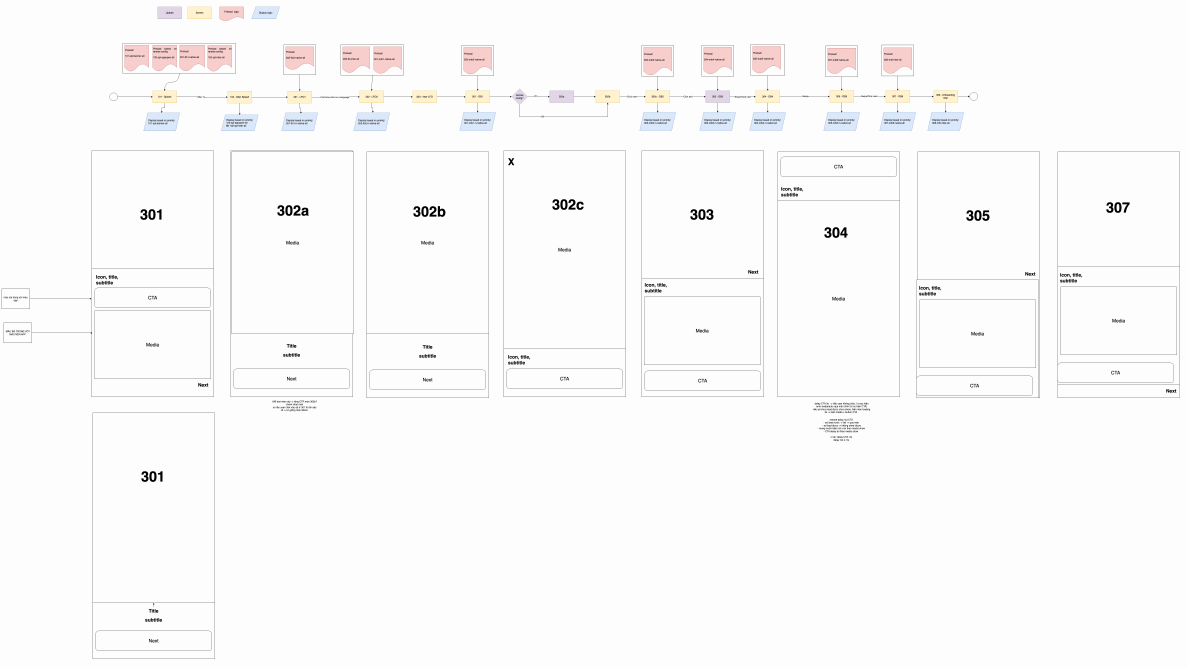
#> input picture .claude/skills/ads-board/sources/first-open/wireframes/V1.5.0.png, 5939 x 3335 px (shown at 1/5 size)
$ python extract_palette.py ../../ads-board/sources/first-open/wireframes/V1.5.0.png
#> lines starting #> are read from the running program, lines starting #| are printed output that depends on the picture
#!/usr/bin/env python3
"""
extract_palette.py — Measure the colour palette of a reference screenshot so style values are estimated, not eyeballed.

Output for each colour: hex, area share, lightness, saturation, a role hint
(background / surface / text / accent / muted), the px → pt/dp scale and WCAG contrast of the main pairs.
Values are "estimated": round-trip them through the Style brief with that confidence.

Requires: Python 3, Pillow, numpy  (pip install pillow numpy)

Usage:
  python3 extract_palette.py ref.png
  python3 extract_palette.py ref.png --min-share 0.2           # keep tiny accents (default drops < 0.5%)
  python3 extract_palette.py ref.png --points 393              # device width in pt/dp → scale factor
  python3 extract_palette.py ref.png --colors 10 --crop 0,140,1179,2000
  python3 extract_palette.py ref.png --json                    # machine-readable result

Exit code: 0 = ok, 1 = cannot read the image.
"""
import argparse
import colorsys
import json
import sys

try:
    import numpy as np
    from PIL import Image
except ImportError:
    sys.stderr.write("extract_palette.py needs Pillow and numpy: pip install pillow numpy\n")
    sys.exit(1)

SAMPLE_SIDE = 256
KMEANS_ROUNDS = 20
MERGE_DISTANCE = 12.0
NEUTRAL_LIGHTNESS = (3, 97)


def load_pixels(path, crop):
    image = Image.open(path).convert("RGBA")
    width, height = image.size
    if crop:
        x, y, w, h = crop
        image = image.crop((x, y, x + w, y + h))
    sample = image.copy()
    sample.thumbnail((SAMPLE_SIDE, SAMPLE_SIDE), Image.NEAREST)
    data = np.asarray(sample, dtype=np.float64).reshape(-1, 4)
    opaque = data[data[:, 3] > 200][:, :3]
    return opaque, width, height


def kmeans(pixels, count, seed=7):
    rng = np.random.default_rng(seed)
    unique = np.unique(pixels.round(), axis=0)
    count = max(1, min(count, len(unique)))
    centers = [pixels[rng.integers(len(pixels))]]
    for _ in range(1, count):
        distance = np.min([np.sum((pixels - c) ** 2, axis=1) for c in centers], axis=0)
        total = distance.sum()
        if total == 0:
            break
        centers.append(pixels[rng.choice(len(pixels), p=distance / total)])
    centers = np.array(centers)
    for _ in range(KMEANS_ROUNDS):
        labels = np.argmin(((pixels[:, None, :] - centers[None, :, :]) ** 2).sum(axis=2), axis=1)
        moved = np.array([pixels[labels == i].mean(axis=0) if np.any(labels == i) else centers[i] for i in range(len(centers))])
        if np.allclose(moved, centers, atol=0.5):
            centers = moved
            break
        centers = moved
    labels = np.argmin(((pixels[:, None, :] - centers[None, :, :]) ** 2).sum(axis=2), axis=1)
    shares = np.bincount(labels, minlength=len(centers)) / len(pixels)
    return centers, shares


def drop_small(entries, min_share):
    kept = [e for e in entries if e["share"] * 100 >= min_share] or entries[:1]
    total = sum(e["share"] for e in kept)
    for entry in kept:
        entry["share"] /= total
    return kept


def merge_close(centers, shares):
    merged = []
    for center, share in sorted(zip(centers, shares), key=lambda item: -item[1]):
        for entry in merged:
            if np.linalg.norm(entry["rgb"] - center) < MERGE_DISTANCE:
                total = entry["share"] + share
                entry["rgb"] = (entry["rgb"] * entry["share"] + center * share) / total
                entry["share"] = total
                break
        else:
            merged.append({"rgb": np.array(center, dtype=np.float64), "share": float(share)})
    return [entry for entry in merged if entry["share"] > 0]


def to_hex(rgb):
    return "#" + "".join(f"{int(round(max(0, min(255, v)))):02X}" for v in rgb)


def relative_luminance(rgb):
    channels = []
    for value in rgb / 255.0:
        channels.append(value / 12.92 if value <= 0.03928 else ((value + 0.055) / 1.055) ** 2.4)
    r, g, b = channels
    return 0.2126 * r + 0.7152 * g + 0.0722 * b


def contrast(a, b):
    la, lb = relative_luminance(a), relative_luminance(b)
    high, low = max(la, lb), min(la, lb)
    return (high + 0.05) / (low + 0.05)


def describe(entries):
    background = entries[0]
    for entry in entries:
        h, l, s = colorsys.rgb_to_hls(*(entry["rgb"] / 255.0))
        entry["hue"] = round(h * 360)
        entry["lightness"] = round(l * 100)
        neutral = not (NEUTRAL_LIGHTNESS[0] < entry["lightness"] < NEUTRAL_LIGHTNESS[1])
        entry["saturation"] = 0 if neutral else round(s * 100)
    for index, entry in enumerate(entries):
        ratio = contrast(entry["rgb"], background["rgb"])
        if index == 0:
            role = "background"
        elif entry["saturation"] >= 45 and 20 <= entry["lightness"] <= 80:
            role = "accent"
        elif ratio >= 4.5:
            role = "text"
        elif ratio < 1.6:
            role = "surface"
        else:
            role = "muted"
        entry["role"] = role
        entry["contrastOnBackground"] = round(ratio, 2)
    return entries


def pairs(entries):
    result = []
    texts = [e for e in entries if e["role"] in ("text", "accent", "muted")]
    grounds = [e for e in entries if e["role"] in ("background", "surface")]
    for text in texts:
        for ground in grounds:
            ratio = contrast(text["rgb"], ground["rgb"])
            result.append({
                "fg": to_hex(text["rgb"]),
                "bg": to_hex(ground["rgb"]),
                "ratio": round(ratio, 2),
                "body": "pass" if ratio >= 4.5 else ("large-only" if ratio >= 3 else "fail"),
            })
    return sorted(result, key=lambda item: -item["ratio"])


# [5 lines left out: function parse_crop, not called in this run]


def main():
    parser = argparse.ArgumentParser(description="Measure the colour palette of a reference screenshot.")
    parser.add_argument("image")
    parser.add_argument("--colors", type=int, default=8, help="clusters before merging (default 8)")
    parser.add_argument("--points", type=float, help="device width in pt/dp, e.g. 393 (iPhone) or 412 (Android)")
    parser.add_argument("--crop", type=parse_crop, help="x,y,w,h in image pixels, e.g. to drop the status bar or a photo")
    parser.add_argument("--min-share", type=float, default=0.5, help="drop colours under this %% of the area, e.g. anti-aliased edges (default 0.5)")
    parser.add_argument("--json", action="store_true")
    args = parser.parse_args()

    try:
        pixels, width, height = load_pixels(args.image, args.crop)
#> in load_pixels, `sample.thumbnail((SAMPLE_SIDE, SAMPLE_SIDE), Image.NEAREST)`:
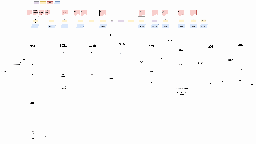
#> sample: PIL image 256x144 RGBA; mean R, G, B, A 251.3, 251, 251, 255
#> width = 5939; height = 3335
    except (OSError, ValueError) as error:
        sys.stderr.write(f"cannot read {args.image}: {error}\n")
        return 1
    if len(pixels) == 0:
        sys.stderr.write("no opaque pixels to measure\n")
        return 1

    centers, shares = kmeans(pixels, args.colors)
#> in kmeans, `unique = np.unique(pixels.round(), axis=0)`: unique = 55 rows, first 8: [0, 0, 0], [12, 11, 12], [13, 13, 13], [16, 16, 16], [23, 23, 23], [31, 31, 31], [32, 32, 32], [43, 42, 42]
#> in kmeans, `count = max(1, min(count, len(unique)))`: count = 8
#> in kmeans, `centers = [pixels[rng.integers(len(pixels))]]`: centers = [[253, 253, 253]]
#> the loop in kmeans, `for _ in range(1, count):` made 7 passes
#> total on passes 1 to 7: 34260613, 25157045, 3202407, 1871638, 1527468, 901489, 847873
#> after the loop in kmeans, `for _ in range(1, count):`: centers = [[253, 253, 253], [231, 227, 220], [43, 42, 42], [148, 144, 142], [248, 206, 204], [0, 0, 0], [214, 182, 86], [218, 232, 252]]
#> in kmeans, `shares = np.bincount(labels, minlength=len(centers)) / len(pixels)`: shares = [0.971, 0.00363, 0.001, 0.0022, 0.00968, 0.00347, 0.000163, 0.00871]
#> centers = [[253, 253, 253], [255, 241.9, 203.9], [66.43, 64.81, 65.38], [148.6, 133.4, 137.6], [246.7, 205.9, 203.9], [2.26, 2.24, 2.26], [214, 182, 86], [218.5, 229.7, 249.4]]
    entries = describe(drop_small(merge_close(centers, shares), args.min_share))
#> the loop in merge_close, `for center, share in sorted(zip(centers, shares), key=lambda item: -it..` made 8 passes
#> (center, share) on passes 1 to 8: ([253, 253, 253], 0.971), ([246.7, 205.9, 203.9], 0.00968), ([218.5, 229.7, 249.4], 0.00871), ([255, 241.9, 203.9], 0.00363), ([2.26, 2.24, 2.26], 0.00347), ([148.6, 133.4, 137.6], 0.0022), ([66.43, 64.81, 65.38], 0.001), ([214, 182, 86], 0.000163)
#> after the loop in merge_close, `for center, share in sorted(zip(centers, shares), key=lambda item: -it..`: entry = {'rgb': [66.43, 64.81, 65.38], 'share': 0.001}; merged = 8 items
#> in drop_small, `kept = [e for e in entries if e["share"] * 100 >= min_share] or entrie..`: kept = 3 items
#> in drop_small, `total = sum(e["share"] for e in kept)`: total = 0.99
#> the loop in drop_small, `for entry in kept:` made 3 passes
#> in describe, `background = entries[0]`: background = {'rgb': [253, 253, 253], 'share': 0.981}
#> the loop in describe, `for entry in entries:` made 3 passes
#> (h, l, s, neutral) on passes 1 to 3: (0.124, 0.992, 0.000467, True), (0.00789, 0.883, 0.72, False), (0.606, 0.918, 0.735, False)
#> the loop in describe, `for index, entry in enumerate(entries):` made 3 passes
#> (la in contrast, low in contrast, ratio, role) on passes 1 to 3: (0.982, 0.982, 1, 'background'), (0.682, 0.682, 1.41, 'surface'), (0.783, 0.783, 1.24, 'surface')
#> entries = 3 items
    scale = round(width / args.points, 3) if args.points else None

    palette = [{
        "hex": to_hex(e["rgb"]),
        "share": round(e["share"] * 100, 1),
        "role": e["role"],
        "lightness": e["lightness"],
        "saturation": e["saturation"],
        "hue": e["hue"],
        "contrastOnBackground": e["contrastOnBackground"],
    } for e in entries]
#> palette = 3 items
    result = {
        "image": args.image,
        "pixels": {"width": width, "height": height},
        "scale": {"pxPerPoint": scale, "points": args.points, "heightInPoints": round(height / scale) if scale else None},
        "confidence": "estimated",
        "palette": palette,
        "pairs": pairs(entries),
    }
#> in pairs, `texts = [e for e in entries if e["role"] in ("text", "accent", "muted")]`: texts = []
#> in pairs, `grounds = [e for e in entries if e["role"] in ("background", "surface")]`: grounds = 3 items
#> after the loop in pairs, `for text in texts:`: result = []

    if args.json:
        print(json.dumps(result, indent=2))
        return 0

    print(f"{args.image}  {width}×{height}px" + (f"  →  {args.points:g}×{height / scale:.0f} pt/dp  (×{scale})" if scale else ""))
#| ../../ads-board/sources/first-open/wireframes/V1.5.0.png  5939×3335px
    print("confidence: estimated — snap values and record them in the Style brief\n")
    print(f"{'hex':<9}{'share':>7}  {'role':<11}{'L':>4}{'S':>5}{'hue':>5}  contrast vs bg")
    for item in palette:
        print(f"{item['hex']:<9}{item['share']:>6}%  {item['role']:<11}{item['lightness']:>4}{item['saturation']:>5}{item['hue']:>5}  {item['contrastOnBackground']}:1")
#> this loop made 3 passes
#| #FDFDFD    98.1%  background   99    0   45  1.0:1
#| #F7CECC     1.0%  surface      88   72    3  1.41:1
#| #DBE6F9     0.9%  surface      92   73  218  1.24:1
    if result["pairs"]:
        print("\npairs (body text needs 4.5:1)")
        for pair in result["pairs"][:8]:
            print(f"  {pair['fg']} on {pair['bg']}  {pair['ratio']}:1  {pair['body']}")
    if not scale:
        print("\ntip: pass --points <device width> to convert px measurements to pt/dp")
    return 0


if __name__ == "__main__":
    sys.exit(main())
#> (the program exits here)

$ run again, on .claude/skills/ads-board/sources/first-open/wireframes/V1.7.0.png
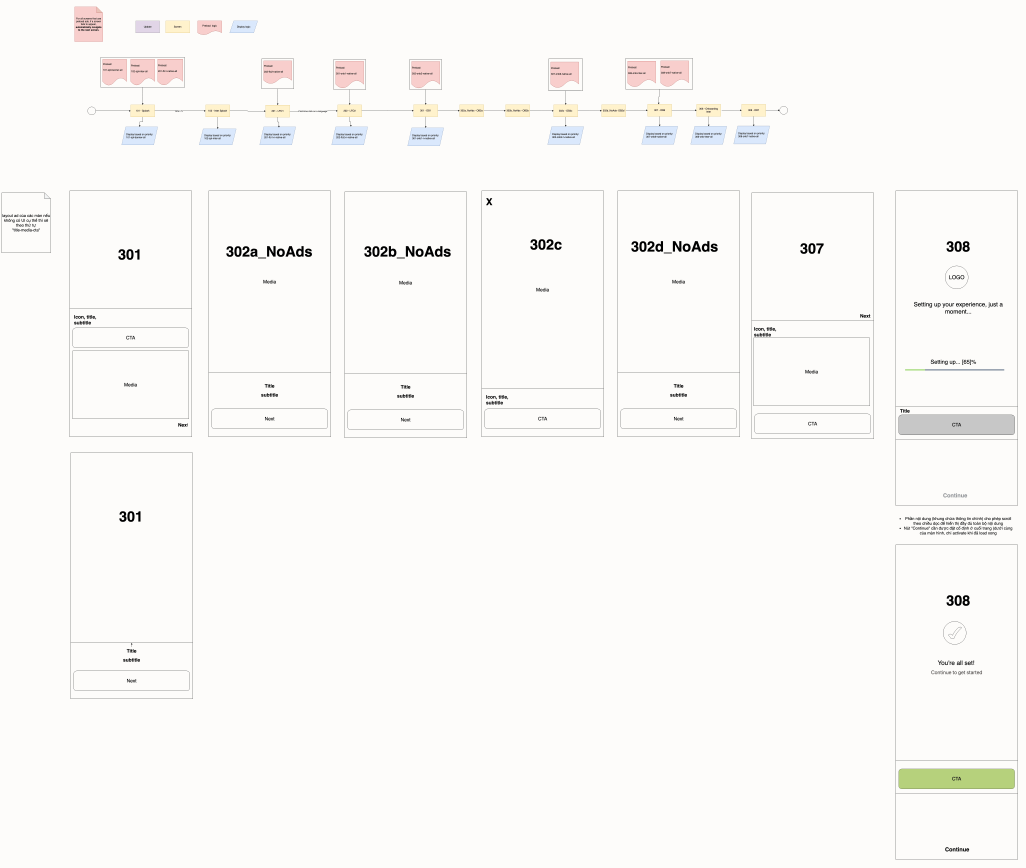
#> input picture .claude/skills/ads-board/sources/first-open/wireframes/V1.7.0.png, 5129 x 4338 px (shown at 1/5 size)
#> in load_pixels, `sample.thumbnail((SAMPLE_SIDE, SAMPLE_SIDE), Image.NEAREST)`:
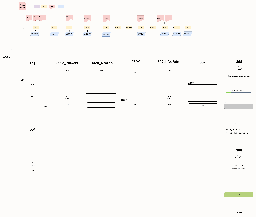
#> sample: PIL image 256x217 RGBA; mean R, G, B, A 250.4, 249.2, 247, 255
#> in main, `pixels, width, height = load_pixels(args.image, args.crop)`: width = 5129; height = 4338
#> unique = 56 rows, first 8: [0, 0, 0], [9, 9, 9], [15, 15, 15], [24, 24, 23], [32, 31, 31], [39, 39, 39], [49, 47, 47], [52, 53, 54]
#> count = 8
#> in kmeans, `centers = [pixels[rng.integers(len(pixels))]]`: centers = [[253, 252, 250]]
#> the loop in kmeans, `for _ in range(1, count):` made 7 passes
#> total on passes 1 to 7: 85846318, 12421982, 5656908, 3170194, 2067415, 1491427, 1252125
#> after the loop in kmeans, `for _ in range(1, count):`: centers = [[253, 252, 250], [0, 0, 0], [182, 209, 124], [248, 206, 204], [76, 77, 79], [199, 199, 199], [225, 213, 231], [119, 120, 122]]
#> in kmeans, `shares = np.bincount(labels, minlength=len(centers)) / len(pixels)`: shares = [0.968, 0.00661, 0.00266, 0.0109, 0.00081, 0.00398, 0.00526, 0.00155]
#> in main, `centers, shares = kmeans(pixels, args.colors)`: centers = [[253, 252, 250], [1.48, 1.46, 1.44], [180.5, 209, 122.7], [250, 218.6, 203.8], [71.22, 70.67, 70.71], [194.4, 193.5, 195.1], [219.3, 230.9, 249.4], [124, 126.6, 136.7]]
#> the loop in merge_close, `for center, share in sorted(zip(centers, shares), key=lambda item: -it..` made 8 passes
#> (center, share) on passes 1 to 8: ([253, 252, 250], 0.968), ([250, 218.6, 203.8], 0.0109), ([1.48, 1.46, 1.44], 0.00661), ([219.3, 230.9, 249.4], 0.00526), ([194.4, 193.5, 195.1], 0.00398), ([180.5, 209, 122.7], 0.00266), ([124, 126.6, 136.7], 0.00155), ([71.22, 70.67, 70.71], 0.00081)
#> after the loop in merge_close, `for center, share in sorted(zip(centers, shares), key=lambda item: -it..`: entry = {'rgb': [124, 126.6, 136.7], 'share': 0.00155}; merged = 8 items
#> kept = 4 items
#> in drop_small, `total = sum(e["share"] for e in kept)`: total = 0.991
#> the loop in drop_small, `for entry in kept:` made 4 passes
#> background = {'rgb': [253, 252, 250], 'share': 0.977}
#> the loop in describe, `for entry in entries:` made 4 passes
#> (h, l, s, neutral) on passes 1 to 4: (0.111, 0.986, 0.428, True), (0.0536, 0.89, 0.823, False), (0.0897, 0.00573, 0.0121, True), (0.603, 0.919, 0.731, False)
#> the loop in describe, `for index, entry in enumerate(entries):` made 4 passes
#> (la in contrast, low in contrast, ratio, role) on passes 1 to 4: (0.974, 0.974, 1, 'background'), (0.751, 0.751, 1.28, 'surface'), (0.000445, 0.000445, 20.3, 'text'), (0.79, 0.79, 1.22, 'surface')
#> entries = 4 items
#> texts = 1 item
#> grounds = 3 items
#> the loop in pairs, `for text in texts:` made 1 pass
#| ../../ads-board/sources/first-open/wireframes/V1.7.0.png  5129×4338px
#> the loop in main, `for item in palette:` made 4 passes
#| #FDFCFA    97.7%  background   99    0   40  1.0:1
#| #FADBCC     1.1%  surface      89   82   19  1.28:1
#| #010101     0.7%  text          1    0   32  20.3:1
#| #DBE7F9     0.5%  surface      92   73  217  1.22:1
#> the loop in main, `for pair in result["pairs"][:8]:` made 3 passes
#|   #010101 on #FDFCFA  20.3:1  pass
#|   #010101 on #DBE7F9  16.66:1  pass
#|   #010101 on #FADBCC  15.89:1  pass

$ run again, on .claude/skills/ads-board/sources/first-open/wireframes/V1.8.0.png
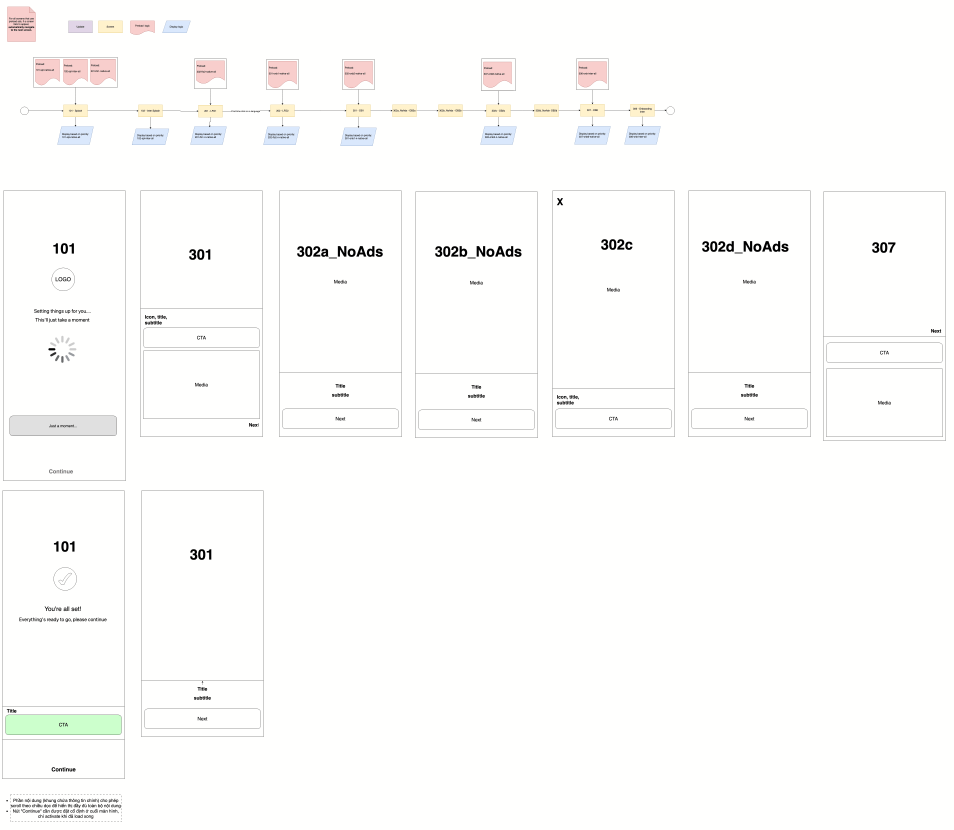
#> input picture .claude/skills/ads-board/sources/first-open/wireframes/V1.8.0.png, 4768 x 4150 px (shown at 1/5 size)
#> in load_pixels, `sample.thumbnail((SAMPLE_SIDE, SAMPLE_SIDE), Image.NEAREST)`:
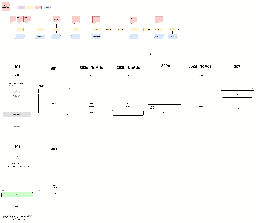
#> sample: PIL image 256x223 RGBA; mean R, G, B, A 252.4, 252.2, 251.1, 255
#> in main, `pixels, width, height = load_pixels(args.image, args.crop)`: width = 4768; height = 4150
#> unique = 56 rows, first 8: [0, 0, 0], [9, 9, 9], [14, 14, 14], [22, 22, 22], [29, 28, 28], [30, 30, 30], [37, 37, 37], [47, 46, 46]
#> count = 8
#> in kmeans, `centers = [pixels[rng.integers(len(pixels))]]`: centers = [[255, 255, 254]]
#> the loop in kmeans, `for _ in range(1, count):` made 7 passes
#> total on passes 1 to 7: 90637303, 10458739, 6647881, 6269972, 5979436, 2247440, 1648263
#> after the loop in kmeans, `for _ in range(1, count):`: centers = [[255, 255, 254], [56, 57, 57], [224, 224, 224], [255, 242, 204], [218, 232, 252], [0, 0, 0], [248, 206, 204], [204, 255, 204]]
#> in kmeans, `shares = np.bincount(labels, minlength=len(centers)) / len(pixels)`: shares = [0.968, 0.00179, 0.00345, 0.00382, 0.00594, 0.00737, 0.00718, 0.00268]
#> in main, `centers, shares = kmeans(pixels, args.colors)`: centers = [[255, 255, 254], [141.1, 118.3, 113.1], [218.2, 217.5, 220.2], [255, 242, 204], [218.5, 232.1, 251.6], [3.3, 3.29, 3.29], [246.8, 205.1, 202.9], [204, 255, 204]]
#> the loop in merge_close, `for center, share in sorted(zip(centers, shares), key=lambda item: -it..` made 8 passes
#> (center, share) on passes 1 to 8: ([255, 255, 254], 0.968), ([3.3, 3.29, 3.29], 0.00737), ([246.8, 205.1, 202.9], 0.00718), ([218.5, 232.1, 251.6], 0.00594), ([255, 242, 204], 0.00382), ([218.2, 217.5, 220.2], 0.00345), ([204, 255, 204], 0.00268), ([141.1, 118.3, 113.1], 0.00179)
#> after the loop in merge_close, `for center, share in sorted(zip(centers, shares), key=lambda item: -it..`: entry = {'rgb': [204, 255, 204], 'share': 0.00268}; merged = 8 items
#> kept = 4 items
#> in drop_small, `total = sum(e["share"] for e in kept)`: total = 0.988
#> the loop in drop_small, `for entry in kept:` made 4 passes
#> background = {'rgb': [255, 255, 254], 'share': 0.979}
#> the loop in describe, `for entry in entries:` made 4 passes
#> (h, l, s, neutral) on passes 1 to 4: (0.167, 0.998, 0.989, True), (0, 0.0129, 0.0018, True), (0.00862, 0.882, 0.727, False), (0.598, 0.922, 0.828, False)
#> the loop in describe, `for index, entry in enumerate(entries):` made 4 passes
#> (la in contrast, low in contrast, ratio, role) on passes 1 to 4: (0.999, 0.999, 1, 'background'), (0.001, 0.001, 20.57, 'text'), (0.678, 0.678, 1.44, 'surface'), (0.797, 0.797, 1.24, 'surface')
#> entries = 4 items
#> texts = 1 item
#> grounds = 3 items
#> the loop in pairs, `for text in texts:` made 1 pass
#| ../../ads-board/sources/first-open/wireframes/V1.8.0.png  4768×4150px
#> the loop in main, `for item in palette:` made 4 passes
#| #FFFFFE    97.9%  background  100    0   60  1.0:1
#| #030303     0.7%  text          1    0    0  20.57:1
#| #F7CDCB     0.7%  surface      88   73    3  1.44:1
#| #DAE8FC     0.6%  surface      92   83  215  1.24:1
#> the loop in main, `for pair in result["pairs"][:8]:` made 3 passes
#|   #030303 on #FFFFFE  20.57:1  pass
#|   #030303 on #DAE8FC  16.62:1  pass
#|   #030303 on #F7CDCB  14.27:1  pass
